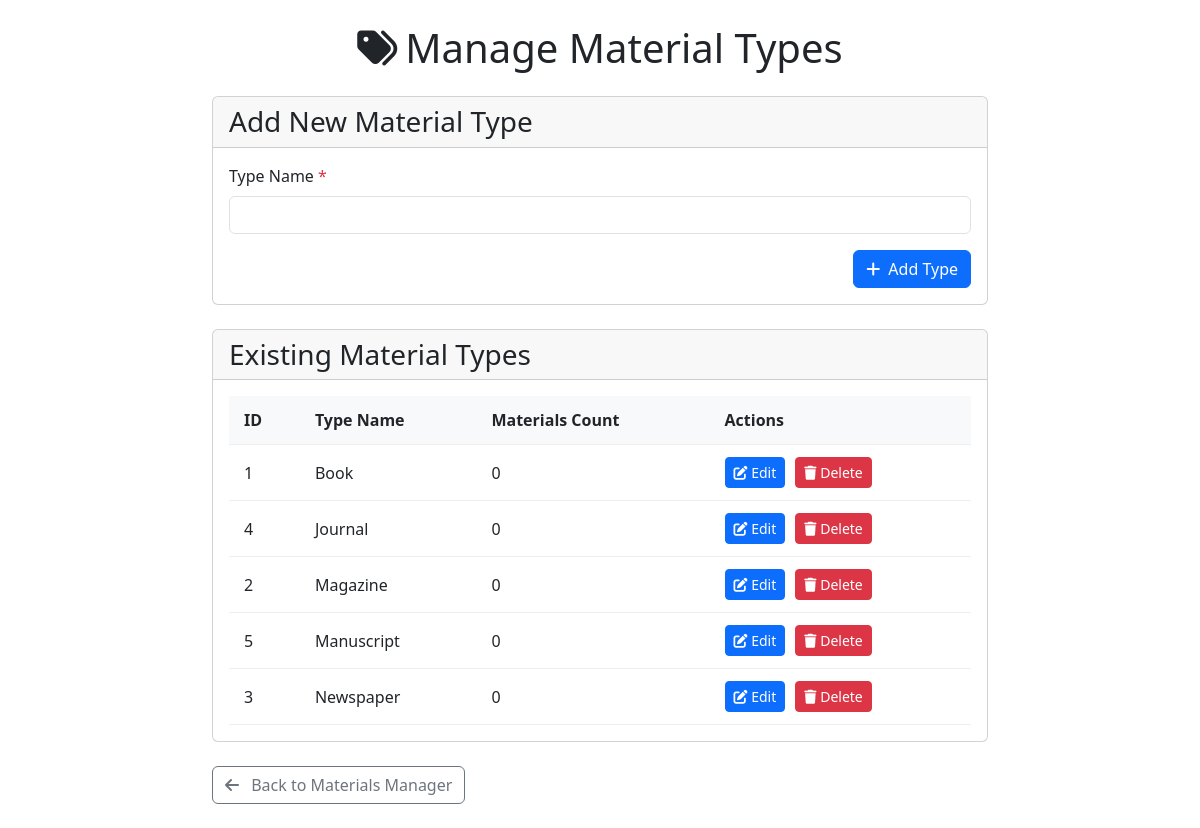
The page /src/main/manage-types.php (signed in) on the database its author committed.
### tables this page shows
CREATE TABLE `material_types` (
  `type_id` int NOT NULL AUTO_INCREMENT,
  `type_name` varchar(50) NOT NULL,
  PRIMARY KEY (`type_id`),
  UNIQUE KEY `type_name` (`type_name`)
);

### src/conf/translation.php (called while the page is built, shortened)
<?php
$default_language = 'EN';
$lang = $translations[$default_language] ?? $translations['EN'];
?>

### src/main/manage-types.php (the view, shortened to what this page needs)
<?php
require_once '../conf/config.php';
require_once '../conf/translation.php';
$types = $pdo->query("SELECT mt.*,
    (SELECT COUNT(*) FROM library_items WHERE type_id = mt.type_id) AS material_count
    FROM material_types mt
    ORDER BY type_name")->fetchAll();
?>
<!DOCTYPE html>
<html lang="<?= $default_language ?>">
<head>
    <link href="https://cdn.jsdelivr.net/npm/bootstrap@5.3.0/dist/css/bootstrap.min.css" rel="stylesheet">
    <link rel="stylesheet" href="https://cdnjs.cloudflare.com/ajax/libs/font-awesome/6.4.0/css/all.min.css">
</head>
<body>
    <div class="container py-4">
        <h1 class="text-center mb-4"><i class="fas fa-tags me-2"></i><?= $lang['manage_material_types'] ?></h1>
        <div class="card mb-4">
            <div class="card-header">
                <h3 class="mb-0"><?= $lang['add_new_material_type'] ?></h3>
            </div>
            <div class="card-body">
                <form method="POST">
                    <div class="mb-3">
                        <label class="form-label"><?= $lang['type_name'] ?> <span class="text-danger">*</span></label>
                        <input type="text" name="type_name" class="form-control" required>
                    </div>
                    <div class="text-end">
                        <button type="submit" class="btn btn-primary">
                            <i class="fas fa-plus me-1"></i> <?= $lang['add_type'] ?>
                        </button>
                    </div>
                </form>
            </div>
        </div>
        <div class="card">
            <div class="card-header">
                <h3 class="mb-0"><?= $lang['existing_material_types'] ?></h3>
            </div>
            <div class="card-body">
                <div class="table-responsive">
                    <table class="admin-table">
                        <thead>
                            <tr>
                                <th><?= $lang['id'] ?></th>
                                <th><?= $lang['type_name'] ?></th>
                                <th><?= $lang['materials_count'] ?></th>
                                <th><?= $lang['actions'] ?></th>
                            </tr>
                        </thead>
                        <tbody>
                            <?php foreach ($types as $type): ?>
                                <tr>
                                    <td><?= $type['type_id'] ?></td>
                                    <td><?= htmlspecialchars($type['type_name']) ?></td>
                                    <td><?= $type['material_count'] ?></td>
                                    <td>
                                        <div class="action-btns">
                                            <button type="button" class="btn btn-sm btn-primary edit-btn"
                                                    data-id="<?= $type['type_id'] ?>"
                                                    data-name="<?= htmlspecialchars($type['type_name']) ?>">
                                                <i class="fas fa-edit"></i> <?= $lang['edit'] ?>
                                            </button>
                                            <a href="manage-types.php?action=delete_type&id=<?= $type['type_id'] ?>"
                                               class="btn btn-sm btn-danger"
                                               onclick="return confirm('<?= $lang['confirm_delete_type'] ?>');">
                                                <i class="fas fa-trash"></i> <?= $lang['delete'] ?>
                                            </a>
                                        </div>
                                    </td>
                                </tr>
                            <?php endforeach; ?>
                        </tbody>
                    </table>
                </div>
            </div>
        </div>
        <div class="mt-4">
            <a href="materials-manager.php" class="btn btn-outline-secondary">
                <i class="fas fa-arrow-left me-2"></i> <?= $lang['back_to_materials_manager'] ?>
            </a>
        </div>
    </div>
</body>
</html>

### src/main/manage-types.php (style rules this page uses)
.container { max-width: 800px; }
.admin-table { width: 100%; border-collapse: collapse; }
.admin-table th, .admin-table td { padding: 12px 15px; border-bottom: 1px solid #eee; }
.admin-table th { background: #f8f9fa; }
.action-btns { display: flex; gap: 10px; }

### rows shown on the page
material_types: type_id "1", type_name "Book", material_count "0", edit "Edit", delete "Delete"
material_types: type_id "4", type_name "Journal", material_count "0", edit "Edit", delete "Delete"
material_types: type_id "2", type_name "Magazine", material_count "0", edit "Edit", delete "Delete"
material_types: type_id "5", type_name "Manuscript", material_count "0", edit "Edit", delete "Delete"
material_types: type_id "3", type_name "Newspaper", material_count "0", edit "Edit", delete "Delete"

### other values the page prints
$lang['manage_material_types'] "Manage Material Types"
$lang['add_new_material_type'] "Add New Material Type"
$lang['type_name'] "Type Name"
$lang['add_type'] "Add Type"
$lang['existing_material_types'] "Existing Material Types"
$lang['id'] "ID"
$lang['materials_count'] "Materials Count"
$lang['actions'] "Actions"
$lang['back_to_materials_manager'] "Back to Materials Manager"
